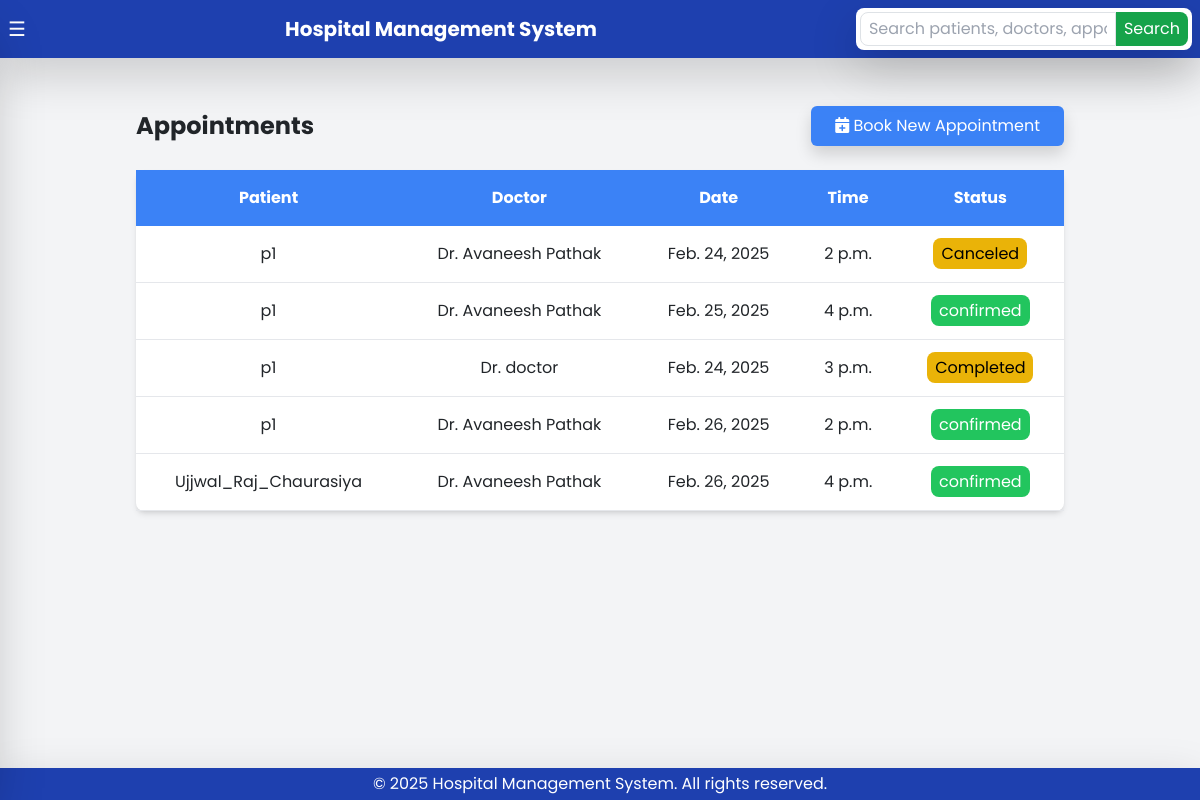
Before: /appointments/ (signed in) with the older database file.
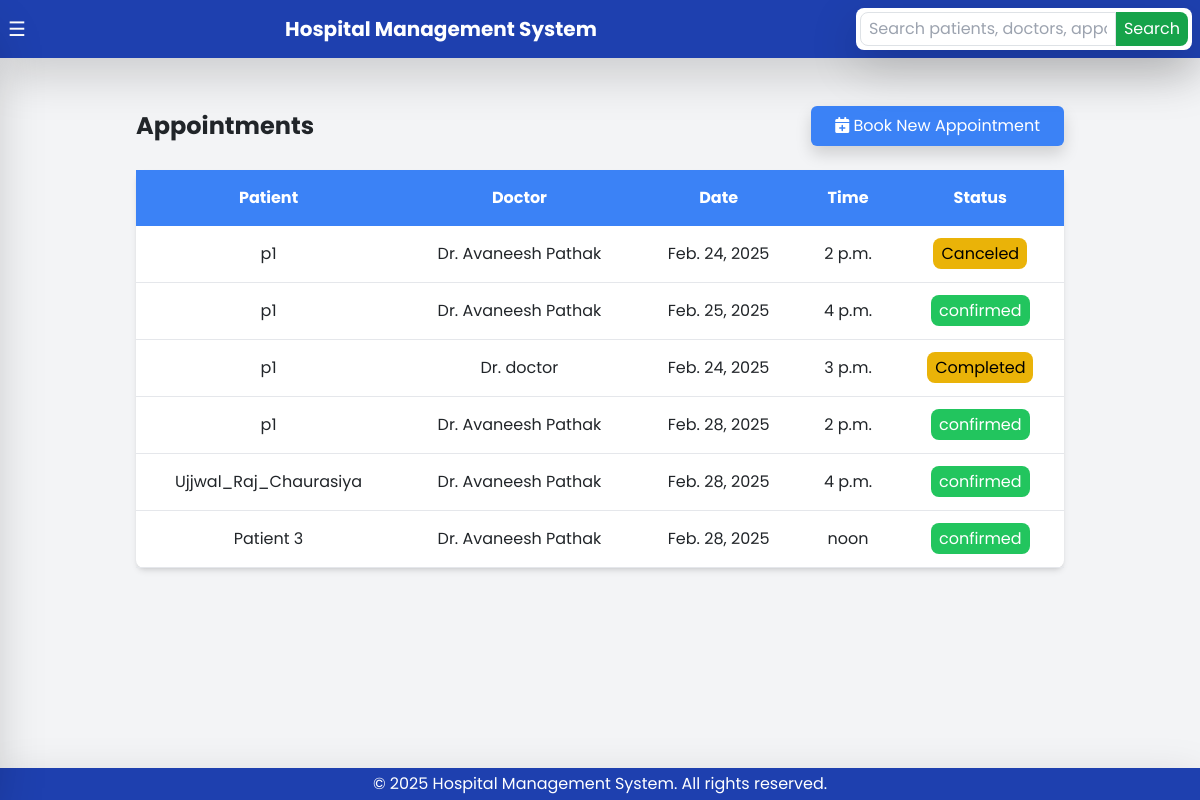
After: the same page with the newer database file.
### hms/models.py (models this page shows, shortened)
class Appointment(models.Model):
    STATUS_CHOICES = [
        ('pending', 'Pending'),
        ('confirmed', 'Confirmed'),
        ('completed', 'Completed'),
        ('canceled', 'Canceled'),
    ]
    patient = models.ForeignKey(Patient, on_delete=models.CASCADE, related_name="appointments")
    doctor = models.ForeignKey(Doctor, on_delete=models.CASCADE, related_name="appointments")
    date = models.DateField()
    time = models.TimeField(blank=True, null=True)
    status = models.CharField(max_length=20, choices=STATUS_CHOICES, default='pending')
    class Meta:
        unique_together = ("doctor", "date", "patient")

class Patient(models.Model):
    BLOOD_GROUP_CHOICES = [
        ('A+', 'A+'), ('A-', 'A-'), ('B+', 'B+'), ('B-', 'B-'),
        ('O+', 'O+'), ('O-', 'O-'), ('AB+', 'AB+'), ('AB-', 'AB-')
    ]
    RELATIONSHIP_CHOICES = [
        ('father', 'Father'),
        ('mother', 'Mother'),
        ('son', 'Son'),
        ('daughter', 'Daughter'),
        ('spouse', 'Spouse'),
        ('friend', 'Friend'),
        ('other', 'Other'),
    ]
    patient_code = models.CharField(max_length=15, unique=True, editable=False, blank=True, null=True)
    created_at = models.DateTimeField(default=now)
    user = models.OneToOneField(CustomUser, on_delete=models.CASCADE, related_name="patient")
    date_of_birth = models.DateField(blank=True, null=True)
    age = models.PositiveIntegerField(blank=True, null=True)  # Age field
    contact_number = models.CharField(max_length=15, blank=True, null=True)
    address = models.TextField(blank=True, null=True)
    gender = models.CharField(max_length=10, choices=CustomUser.GENDER_CHOICES, blank=True, null=True)
    aadhar_number = models.CharField(max_length=12, unique=True, validators=[MinLengthValidator(12)], blank=True, null=True)
    blood_group = models.CharField(max_length=3, blank=True, null=True, choices=BLOOD_GROUP_CHOICES)
    email = models.EmailField(unique=True, blank=True, null=True)
    allergies = models.TextField(blank=True, null=True)  # Known allergies
    medical_history = models.TextField(blank=True, null=True)  # Past medical history
    current_medications = models.TextField(blank=True, null=True)  # Current medications
    emergency_contact_name = models.CharField(max_length=255, blank=True, null=True)
    emergency_contact_number = models.CharField(max_length=15, blank=True, null=True)
    emergency_contact_relationship = models.CharField(max_length=50, blank=True, null=True, choices=RELATIONSHIP_CHOICES)
    accompanying_person_name = models.CharField(max_length=255, blank=True, null=True)
    accompanying_person_contact = models.CharField(max_length=15, blank=True, null=True)
    accompanying_person_relationship = models.CharField(max_length=50, blank=True, null=True, choices=RELATIONSHIP_CHOICES)
    accompanying_person_address = models.TextField(blank=True, null=True)
    profile_picture = models.ImageField(upload_to='patient_profiles/', blank=True, null=True)

class CustomUser(AbstractUser):
    GENDER_CHOICES = (
        ('male', 'Male'),
        ('female', 'Female'),
        ('other', 'Other'),
    )
    full_name = models.CharField(max_length=255, blank=True, null=True)
    contact_number = models.CharField(max_length=15, blank=True, null=True)
    address = models.TextField(blank=True, null=True)
    gender = models.CharField(max_length=10, choices=GENDER_CHOICES, blank=True, null=True)
    groups = models.ManyToManyField(Group, related_name="customuser_groups", blank=True)
    user_permissions = models.ManyToManyField(Permission, related_name="customuser_permissions", blank=True)

class Doctor(models.Model):
    created_at = models.DateTimeField(default=now)
    user = models.OneToOneField(CustomUser, on_delete=models.CASCADE, related_name="doctor")
    specialization = models.CharField(max_length=255)
    contact_number = models.CharField(max_length=15)
    availability = models.CharField(max_length=255, default="9 AM - 5 PM")
    def __str__(self):
        return f"Dr. {self.user.full_name} - {self.specialization}"

### hms/views.py (the view)
# urls.py: path('appointments/', views.appointments, name='appointments'),
@login_required
def appointments(request):
    doctors  = Doctor.objects.all()
    appointments = Appointment.objects.all()
    print("Doctors in view:", doctors)  # Debugging line
    return render(request, 'hms/appointment_list.html', {'appointments': appointments, 'doctors': doctors })

### hms/templates/hms/appointment_list.html (shortened to what this page needs)
{% extends 'hms/base.html' %}
{% block content %}
<div class="container mx-auto p-6">
    <div class="flex justify-between items-center mb-4">
        <h2 class="text-2xl font-bold">Appointments</h2>
        <a href="{% url 'available_doctors' %}" class="bg-blue-500 text-white px-4 py-2 rounded-md shadow hover:bg-blue-600 transition">
            <i class="fas fa-calendar-plus"></i> Book New Appointment
        </a>
    </div>
    {% if appointments %}
        <table class="w-full bg-white shadow-md rounded-lg border-collapse">
            <thead>
                <tr class="bg-blue-500 text-white text-center">
                    <th class="p-3">Patient</th>
                    <th class="p-3">Doctor</th>
                    <th class="p-3">Date</th>
                    <th class="p-3">Time</th>
                    <th class="p-3">Status</th>
                </tr>
            </thead>
            <tbody id="appointments-table">
                {% for appointment in appointments %}
                <tr class="border-b text-center">
                    <td class="p-3">{{ appointment.patient.user.full_name }}</td>
                    <td class="p-3">Dr. {{ appointment.doctor.user.full_name }}</td>
                    <td class="p-3">{{ appointment.date }}</td>
                    <td class="p-3">{{ appointment.time }}</td>
                    <td class="p-3">
                        <span class="px-2 py-1 rounded-lg {% if appointment.status == 'confirmed' %}bg-green-500 text-white{% else %}bg-yellow-500 text-black{% endif %}">
                            {{ appointment.status }}
                        </span>
                    </td>
                </tr>
                {% endfor %}
            </tbody>
        </table>
    {% else %}
        <p class="text-gray-600">No appointments found.</p>
    {% endif %}
</div>
{% endblock %}

Changed rows visible on the page:
changed Appointment (number 4 of 6 on the later page): date "Feb. 26, 2025" → "Feb. 28, 2025"
changed Appointment "Ujjwal_Raj_Chaurasiya": date "Feb. 26, 2025" → "Feb. 28, 2025"
added Appointment: patient.user.full_name "Patient 3", doctor.user.full_name "Avaneesh Pathak", date "Feb. 28, 2025", time "noon", status "confirmed"
